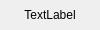
<?xml version="1.0" encoding="UTF-8"?>
<ui version="4.0">
 <class>genericButton</class>
 <widget class="QWidget" name="genericButton">
  <property name="geometry">
   <rect>
    <x>0</x>
    <y>0</y>
    <width>100</width>
    <height>30</height>
   </rect>
  </property>
  <property name="windowTitle">
   <string>Form</string>
  </property>
  <property name="styleSheet">
   <string notr="true"/>
  </property>
  <widget class="QLabel" name="label">
   <property name="geometry">
    <rect>
     <x>0</x>
     <y>0</y>
     <width>100</width>
     <height>30</height>
    </rect>
   </property>
   <property name="styleSheet">
    <string notr="true"/>
   </property>
   <property name="text">
    <string>&lt;html&gt;&lt;head/&gt;&lt;body&gt;&lt;p align=&quot;center&quot;&gt;TextLabel&lt;/p&gt;&lt;/body&gt;&lt;/html&gt;</string>
   </property>
  </widget>
  <widget class="QWidget" name="backgroundWidget" native="true">
   <property name="geometry">
    <rect>
     <x>0</x>
     <y>0</y>
     <width>100</width>
     <height>30</height>
    </rect>
   </property>
  </widget>
 </widget>
 <resources/>
 <connections/>
</ui>
